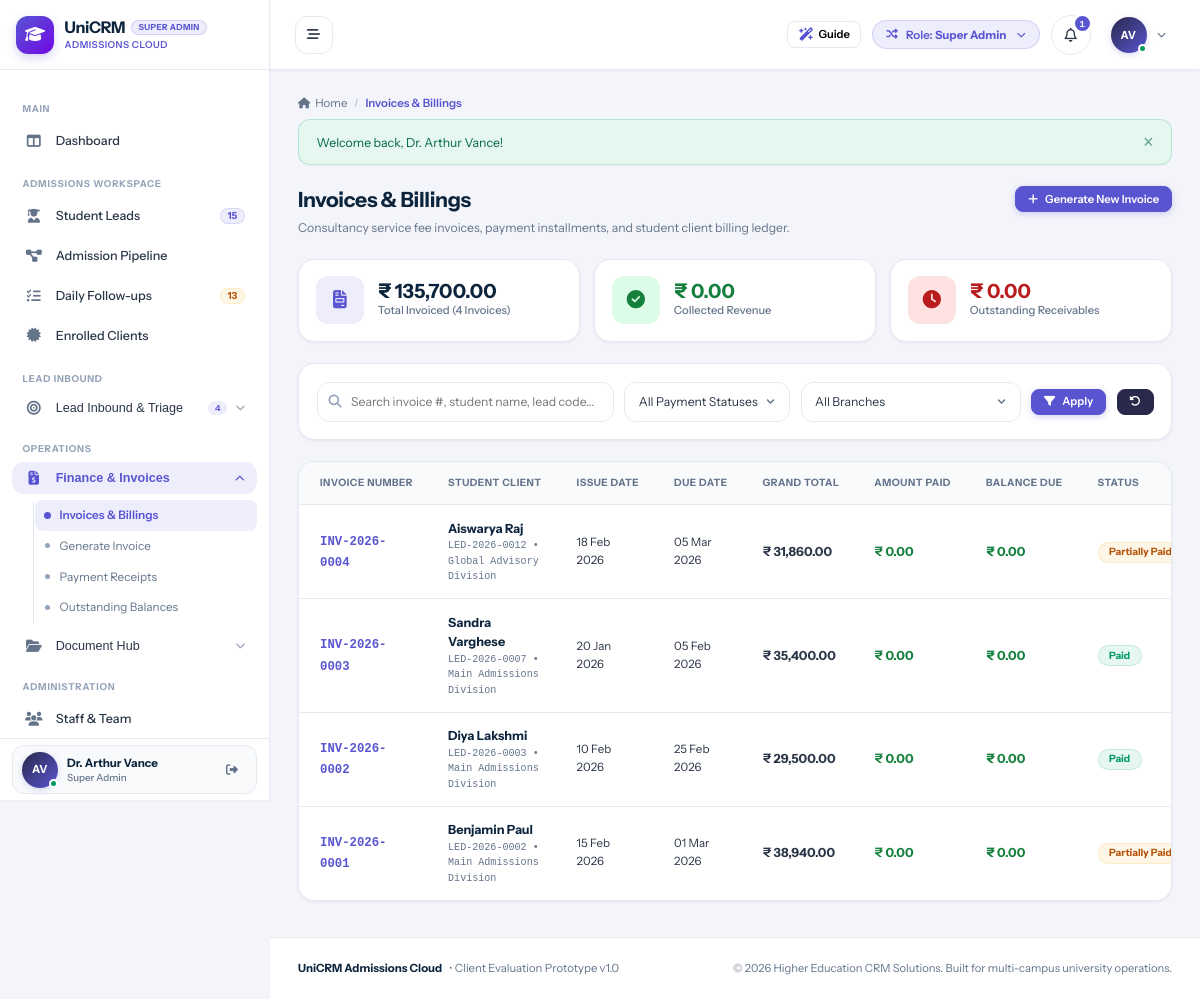
The page /finance/invoices.php (signed in) on the database its author committed.
### tables this page shows
CREATE TABLE `users` (
  `id` int(11) NOT NULL AUTO_INCREMENT,
  `branch_id` int(11) DEFAULT NULL,
  `role_id` int(11) NOT NULL,
  `manager_id` int(11) DEFAULT NULL,
  `reporting_manager_id` int(11) DEFAULT NULL,
  `name` varchar(150) NOT NULL,
  `email` varchar(150) NOT NULL,
  `password` varchar(255) NOT NULL,
  `phone` varchar(50) DEFAULT NULL,
  `designation` varchar(100) DEFAULT NULL,
  `avatar` varchar(255) DEFAULT NULL,
  `status` enum('Active','Inactive') DEFAULT 'Active',
  `created_at` datetime DEFAULT current_timestamp(),
  `updated_at` datetime DEFAULT NULL ON UPDATE current_timestamp(),
  PRIMARY KEY (`id`),
  UNIQUE KEY `email` (`email`),
  KEY `idx_branch` (`branch_id`),
  KEY `idx_role` (`role_id`),
  KEY `idx_manager` (`manager_id`)
);

CREATE TABLE `roles` (
  `id` int(11) NOT NULL AUTO_INCREMENT,
  `name` varchar(50) NOT NULL,
  `label` varchar(100) NOT NULL,
  `description` text DEFAULT NULL,
  `created_at` datetime DEFAULT current_timestamp(),
  PRIMARY KEY (`id`),
  UNIQUE KEY `name` (`name`)
);

CREATE TABLE `invoices` (
  `id` int(11) NOT NULL AUTO_INCREMENT,
  `invoice_number` varchar(50) NOT NULL,
  `lead_id` int(11) NOT NULL,
  `branch_id` int(11) NOT NULL,
  `invoice_date` date NOT NULL,
  `issue_date` date DEFAULT NULL,
  `due_date` date NOT NULL,
  `billing_address` text DEFAULT NULL,
  `subtotal` decimal(12,2) NOT NULL DEFAULT 0.00,
  `discount_total` decimal(12,2) NOT NULL DEFAULT 0.00,
  `discount_amount` decimal(12,2) DEFAULT 0.00,
  `tax_total` decimal(12,2) NOT NULL DEFAULT 0.00,
  `tax_percentage` decimal(5,2) DEFAULT 18.00,
  `tax_amount` decimal(12,2) DEFAULT 0.00,
  `grand_total` decimal(12,2) NOT NULL DEFAULT 0.00,
  `paid_total` decimal(12,2) NOT NULL DEFAULT 0.00,
  `paid_amount` decimal(12,2) DEFAULT 0.00,
  `balance_total` decimal(12,2) NOT NULL DEFAULT 0.00,
  `balance_due` decimal(12,2) DEFAULT 0.00,
  `payment_status` enum('Unpaid','Partially Paid','Paid') DEFAULT 'Unpaid',
  `status` enum('Draft','Active','Paid','Cancelled') DEFAULT 'Active',
  `notes` text DEFAULT NULL,
  `payment_terms` varchar(255) DEFAULT 'Due within 15 days of issue.',
  `bank_details` text DEFAULT NULL,
  `created_by` int(11) NOT NULL,
  `created_at` datetime DEFAULT current_timestamp(),
  `updated_at` datetime DEFAULT NULL ON UPDATE current_timestamp(),
  PRIMARY KEY (`id`),
  UNIQUE KEY `invoice_number` (`invoice_number`),
  KEY `idx_lead` (`lead_id`),
  KEY `idx_branch` (`branch_id`),
  KEY `idx_status` (`status`)
);

CREATE TABLE `leads` (
  `id` int(11) NOT NULL AUTO_INCREMENT,
  `lead_code` varchar(30) NOT NULL,
  `full_name` varchar(150) NOT NULL,
  `phone` varchar(50) DEFAULT NULL,
  `mobile_number` varchar(50) NOT NULL,
  `phone_normalized` varchar(20) NOT NULL,
  `alternate_phone` varchar(50) DEFAULT NULL,
  `dob` date DEFAULT NULL,
  `gender` enum('Male','Female','Other') DEFAULT 'Other',
  `email` varchar(150) DEFAULT NULL,
  `permanent_address` text DEFAULT NULL,
  `city` varchar(100) DEFAULT NULL,
  `state` varchar(100) DEFAULT NULL,
  `country` varchar(100) DEFAULT 'India',
  `branch_id` int(11) NOT NULL,
  `assigned_counselor_id` int(11) DEFAULT NULL,
  `highest_qualification` varchar(100) DEFAULT NULL,
  `passing_college` varchar(200) DEFAULT NULL,
  `college_name` varchar(200) DEFAULT NULL,
  `passout_year` int(11) DEFAULT NULL,
  `year_of_passing` int(11) DEFAULT NULL,
  `percentage` decimal(5,2) DEFAULT NULL,
  `backlogs_count` int(11) DEFAULT 0,
  `has_passport` enum('Yes','No','Applied') DEFAULT 'No',
  `passport_number` varchar(50) DEFAULT NULL,
  `passport_expiry` date DEFAULT NULL,
  `pan_number` varchar(30) DEFAULT NULL,
  `has_ielts` enum('Yes','No','Awaiting Result','Not Attempted') DEFAULT 'No',
  `has_pte` enum('Yes','No','Awaiting Result','Not Attempted') DEFAULT 'No',
  `has_toefl` enum('Yes','No','Awaiting Result','Not Attempted') DEFAULT 'No',
  `english_test` varchar(50) DEFAULT 'None',
  `english_score` varchar(50) DEFAULT NULL,
  `score_listening` decimal(4,1) DEFAULT NULL,
  `score_reading` decimal(4,1) DEFAULT NULL,
  `score_writing` decimal(4,1) DEFAULT NULL,
  `score_speaking` decimal(4,1) DEFAULT NULL,
  `work_experience_years` decimal(4,1) DEFAULT 0.0,
  `notes` text DEFAULT NULL,
  `ielts_overall` decimal(3,1) DEFAULT NULL,
  `ielts_listening` decimal(3,1) DEFAULT NULL,
  `ielts_reading` decimal(3,1) DEFAULT NULL,
  `ielts_writing` decimal(3,1) DEFAULT NULL,
  `ielts_speaking` decimal(3,1) DEFAULT NULL,
  `pte_overall` int(11) DEFAULT NULL,
  `pte_listening` int(11) DEFAULT NULL,
  `pte_reading` int(11) DEFAULT NULL,
  `pte_writing` int(11) DEFAULT NULL,
  `pte_speaking` int(11) DEFAULT NULL,
  `target_country` varchar(100) DEFAULT NULL,
  `preferred_country` varchar(100) DEFAULT NULL,
  `target_university` varchar(200) DEFAULT NULL,
  `target_course` varchar(200) DEFAULT NULL,
  `preferred_course` varchar(200) DEFAULT NULL,
  `target_intake_id` int(11) DEFAULT NULL,
  `target_intake_text` varchar(100) DEFAULT NULL,
  `intake_year` int(11) DEFAULT 2026,
  `intake_term` varchar(50) DEFAULT 'September',
  `prospectivity` enum('High','Moderate','Low') DEFAULT 'Moderate',
  `priority` enum('High','Moderate','Low') DEFAULT 'Moderate',
  `enquiry_type` enum('WALK IN','TELE','TELE-WALK IN') DEFAULT 'TELE',
  `lead_source` varchar(100) DEFAULT 'Direct Inquiry',
  `source` varchar(100) DEFAULT 'Direct Inquiry',
  `stage_id` int(11) NOT NULL DEFAULT 1,
  `stage` varchar(50) DEFAULT 'ENQUIRY',
  `secondary_status` enum('Active','On Hold','Rejected','Lost') DEFAULT 'Active',
  `is_customer` tinyint(1) DEFAULT 0,
  `customer_code` varchar(30) DEFAULT NULL,
  `converted_to_customer_at` datetime DEFAULT NULL,
  `invoiced_total` decimal(12,2) DEFAULT 0.00,
  `paid_total` decimal(12,2) DEFAULT 0.00,
  `balance_total` decimal(12,2) DEFAULT 0.00,
  `college_data_id` int(11) DEFAULT NULL,
  `web_lead_id` int(11) DEFAULT NULL,
  `last_followup_at` datetime DEFAULT NULL,
  `next_followup_date` date DEFAULT NULL,
  `followup_count` int(11) DEFAULT 0,
  `last_followup_date` date DEFAULT NULL,
  `assigned_at` datetime DEFAULT current_timestamp(),
  `first_followup_logged` tinyint(1) DEFAULT 0,
  `is_archived` tinyint(1) DEFAULT 0,
  `archived_at` datetime DEFAULT NULL,
  `archived_by` int(11) DEFAULT NULL,
  `archive_reason` varchar(255) DEFAULT NULL,
  `archived_reason` varchar(255) DEFAULT NULL,
  `created_by` int(11) DEFAULT NULL,
  `created_at` datetime DEFAULT current_timestamp(),
  `updated_at` datetime DEFAULT NULL ON UPDATE current_timestamp(),
  PRIMARY KEY (`id`),
  UNIQUE KEY `lead_code` (`lead_code`),
  KEY `idx_phone` (`phone_normalized`),
  KEY `idx_branch` (`branch_id`),
  KEY `idx_counselor` (`assigned_counselor_id`),
  KEY `idx_stage` (`stage_id`),
  KEY `idx_customer` (`is_customer`),
  KEY `idx_archived` (`is_archived`),
  KEY `idx_next_fu` (`next_followup_date`)
);

CREATE TABLE `branches` (
  `id` int(11) NOT NULL AUTO_INCREMENT,
  `name` varchar(100) NOT NULL,
  `code` varchar(20) NOT NULL,
  `city` varchar(100) NOT NULL,
  `state` varchar(100) NOT NULL DEFAULT 'Kerala',
  `country` varchar(100) NOT NULL DEFAULT 'India',
  `phone` varchar(50) DEFAULT NULL,
  `email` varchar(150) DEFAULT NULL,
  `address` text DEFAULT NULL,
  `manager_id` int(11) DEFAULT NULL,
  `status` enum('Active','Inactive') DEFAULT 'Active',
  `created_at` datetime DEFAULT current_timestamp(),
  `updated_at` datetime DEFAULT NULL ON UPDATE current_timestamp(),
  PRIMARY KEY (`id`),
  UNIQUE KEY `code` (`code`)
);

### finance/invoices.php (the view, shortened to what the rows shown need)
<?php
require_once __DIR__ . '/../config/database.php';
require_once __DIR__ . '/../config/helpers.php';
require_once __DIR__ . '/../includes/auth.php';
require_login();
$scopeClause = get_crm_scope_clause('l', 'assigned_counselor_id', 'branch_id');
$where = ["1=1", $scopeClause];
$params = [];
$whereSql = implode(' AND ', $where);
$sql = "
    SELECT i.*, l.full_name, l.lead_code, l.phone, b.name as branch_name, u.name as created_by_name
    FROM invoices i
    JOIN leads l ON i.lead_id = l.id
    LEFT JOIN branches b ON l.branch_id = b.id
    LEFT JOIN users u ON i.created_by = u.id
    WHERE {$whereSql}
    ORDER BY i.id DESC
";
$stmt = $pdo->prepare($sql);
$stmt->execute($params);
$invoices = $stmt->fetchAll();
include __DIR__ . '/../includes/header.php';
?>
<div class="page-header" style="display:flex; justify-content:space-between; align-items:flex-start; margin-bottom:1.5rem; flex-wrap:wrap; gap:1rem;">
  <div>
    <h1 style="font-size:1.5rem; font-weight:700; color:var(--text-heading); margin:0 0 0.35rem 0;">Invoices & Billings</h1>
  </div>
</div>
<div class="card">
  <div class="table-responsive">
    <table class="data-table">
      <thead>
        <tr>
          <th>Invoice Number</th>
          <th>Student Client</th>
          <th>Issue Date</th>
          <th>Due Date</th>
          <th>Grand Total</th>
          <th>Amount Paid</th>
          <th>Balance Due</th>
          <th>Status</th>
        </tr>
      </thead>
      <tbody>
        <?php if (empty($invoices)): ?>
          <tr>
            <td colspan="9" style="text-align:center; padding:3rem; color:var(--text-muted);">
              No invoices match your filter criteria.
            </td>
          </tr>
        <?php else: ?>
          <?php foreach ($invoices as $inv):
            $statusClass = match($inv['payment_status']) {
                'Paid' => 'badge-success',
                'Partially Paid' => 'badge-warning',
                default => 'badge-danger'
            };
          ?>
            <tr>
              <td>
                <a href="<?= base_url('finance/view_invoice.php?id=' . $inv['id']) ?>" style="font-family:monospace; font-weight:700; color:var(--primary); text-decoration:none;">
                  <?= htmlspecialchars($inv['invoice_number']) ?>
                </a>
              </td>
              <td>
                <div style="font-weight:700; color:var(--text-heading); font-size:0.9rem;">
                  <?= htmlspecialchars($inv['full_name']) ?>
                </div>
                <div style="font-family:monospace; font-size:0.72rem; color:var(--text-muted);">
                  <?= htmlspecialchars($inv['lead_code']) ?> • <?= htmlspecialchars($inv['branch_name'] ?? 'Branch') ?>
                </div>
              </td>
              <td style="font-size:0.825rem;"><?= date('d M Y', strtotime($inv['issue_date'])) ?></td>
              <td style="font-size:0.825rem;"><?= date('d M Y', strtotime($inv['due_date'])) ?></td>
              <td style="font-weight:700; font-size:0.9rem;"><?= format_currency($inv['grand_total']) ?></td>
              <td style="font-weight:700; color:#15803d; font-size:0.9rem;"><?= format_currency($inv['paid_amount']) ?></td>
              <td style="font-weight:800; color:<?= $inv['balance_due'] > 0 ? '#b91c1c' : '#15803d' ?>; font-size:0.9rem;">
                <?= format_currency($inv['balance_due']) ?>
              </td>
              <td>
                <span class="badge <?= $statusClass ?>" style="font-weight:700; font-size:0.72rem;">
                  <?= htmlspecialchars($inv['payment_status']) ?>
                </span>
              </td>
            </tr>
          <?php endforeach; ?>
        <?php endif; ?>
      </tbody>
    </table>
  </div>
</div>
<?php include __DIR__ . '/../includes/footer.php'; ?>

### includes/header.php (shortened to what the rows shown need)
<?php
require_once __DIR__ . '/auth.php';
$currentUser = current_user();
$unreadNotifCount = $currentUser ? get_unread_notifications_count($currentUser['id']) : 0;
?>
<!DOCTYPE html>
<html lang="en">
<head>
  <link rel="stylesheet" href="https://cdnjs.cloudflare.com/ajax/libs/font-awesome/6.5.1/css/all.min.css">
  <link rel="stylesheet" href="<?= base_url('assets/css/style.css') ?>">
</head>
<body>
<div id="app-layout">
  <?php include __DIR__ . '/sidebar.php'; ?>
  <div id="main-wrapper">
    <header id="top-navbar">
      <div class="navbar-right">
        <div class="role-switcher-dropdown" style="position: relative;">
          <button type="button" class="role-switcher-btn" id="role-switcher-btn" title="Simulate different role permissions">
            <span>Role: <strong><?= htmlspecialchars($currentUser['role_label'] ?? 'Guest') ?></strong></span>
          </button>
        </div>
        <div style="position: relative;">
          <button type="button" class="notification-bell-btn" id="notif-bell-btn" title="Notifications">
            <i class="fa-regular fa-bell"></i>
            <?php if ($unreadNotifCount > 0): ?>
              <span class="notification-counter"><?= $unreadNotifCount ?></span>
            <?php endif; ?>
          </button>
        </div>
        <div style="position: relative;">
          <button type="button" class="profile-dropdown-btn" id="user-profile-btn">
            <div class="user-avatar-sm online">
              <?= user_initials($currentUser['name'] ?? 'U') ?>
            </div>
            <i class="fa-solid fa-chevron-down" style="font-size:0.65rem; color:var(--text-muted);"></i>
          </button>
        </div>
      </div>
    </header>
    <main class="content-area">

### includes/sidebar.php (shortened to what the rows shown need)
<?php
$currentUser = current_user();
?>
<aside id="sidebar">
<?php
$rawRoleLabel = $currentUser['role_label'] ?? 'Staff';
$headerRoleBadge = $rawRoleLabel;
?>
  <div class="sidebar-header" id="sidebar-brand-header">
    <a href="<?= base_url('dashboard/index.php') ?>" class="brand-wrapper">
      <div class="brand-text">
        <div class="brand-title-row">
          <h1 class="brand-title">UniCRM</h1>
          <span class="sidebar-role-badge sidebar-demo-badge" title="<?= htmlspecialchars($rawRoleLabel) ?>"><?= htmlspecialchars($headerRoleBadge) ?></span>
        </div>
      </div>
    </a>
  </div>
  <div class="sidebar-user">
    <div class="sidebar-user-card">
      <div class="user-snippet">
        <div class="user-avatar-sm online" title="<?= htmlspecialchars($currentUser['name'] ?? 'User') ?>">
          <?= user_initials($currentUser['name'] ?? 'U') ?>
        </div>
        <div class="user-info">
          <span class="user-name" title="<?= htmlspecialchars($currentUser['name'] ?? 'User') ?>"><?= htmlspecialchars($currentUser['name'] ?? 'User') ?></span>
          <span class="user-role"><?= htmlspecialchars($currentUser['role_label'] ?? 'Staff') ?></span>
        </div>
      </div>
    </div>
  </div>
</aside>

### rows shown on the page
users: role.label "SUPER ADMIN", name "AV", name "Dr. Arthur Vance", role.label "Super Admin", id "1"
invoices: invoice_number "INV-2026-0004", lead.full_name "Aiswarya Raj", lead.lead_code "LED-2026-0012", branch.name "Global Advisory Division", issue_date "18 Feb 2026", due_date "05 Mar 2026", grand_total "₹ 31,860.00", paid_amount "₹ 0.00", balance_due "₹ 0.00", payment_status "Partially Paid"
invoices: invoice_number "INV-2026-0003", lead.full_name "Sandra Varghese", lead.lead_code "LED-2026-0007", branch.name "Main Admissions Division", issue_date "20 Jan 2026", due_date "05 Feb 2026", grand_total "₹ 35,400.00", paid_amount "₹ 0.00", balance_due "₹ 0.00", payment_status "Paid"
invoices: invoice_number "INV-2026-0002", lead.full_name "Diya Lakshmi", lead.lead_code "LED-2026-0003", branch.name "Main Admissions Division", issue_date "10 Feb 2026", due_date "25 Feb 2026", grand_total "₹ 29,500.00", paid_amount "₹ 0.00", balance_due "₹ 0.00", payment_status "Paid"
invoices: invoice_number "INV-2026-0001", lead.full_name "Benjamin Paul", lead.lead_code "LED-2026-0002", branch.name "Main Admissions Division", issue_date "15 Feb 2026", due_date "01 Mar 2026", grand_total "₹ 38,940.00", paid_amount "₹ 0.00", balance_due "₹ 0.00", payment_status "Partially Paid"

### other values the page prints
$sidebarActiveLeadsCount "15"
$sidebarTotalTasks "13"
$sidebarWebLeadsCount "4"
$pageTitle "Invoices & Billings"
$flash['message'] "Welcome back, Dr. Arthur Vance!"
format_currency($stats['sum_invoiced'] ?? 0) "₹ 135,700.00"
$stats['total_invoices'] "4"
format_currency($stats['sum_collected'] ?? 0) "₹ 0.00"
format_currency($stats['sum_balance'] ?? 0) "₹ 0.00"
